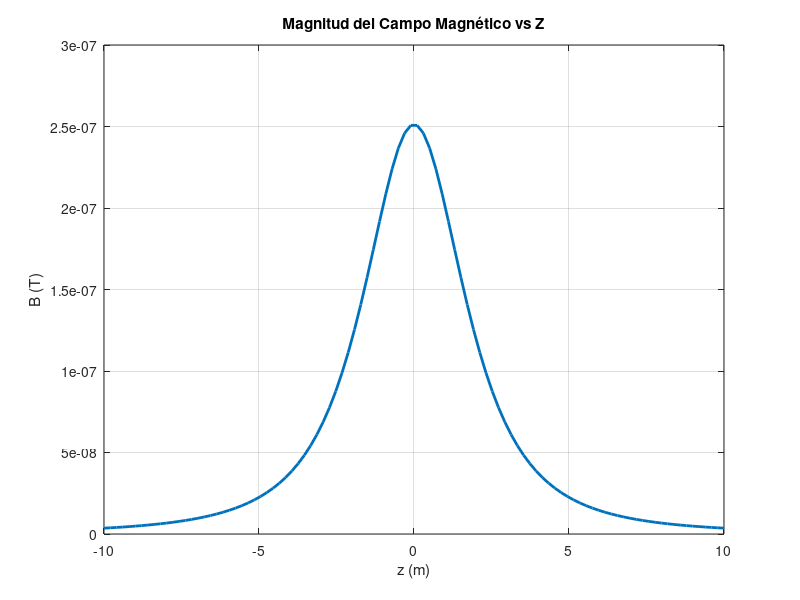

The MATLAB source for this figure:
% Grafica de la magnitud del campo magnetico
% Este código calcula y grafica la magnitud del campo magnético (B) generado por una corriente (I) que circula por una góndola circular de radio (R), en función de la posición vertical (z).
% Parámetros
mu0 = 4*pi*10^(-7); % Permeabilidad magnética del vacío (H/m)
I = 1; % Corriente (A)
R = 2.5; % Radio de la góndola (m)

% Valores de z
z = linspace(-10, 10, 100); % Rango de valores para z (m)

% Cálculo del campo magnético B
b = (mu0 * I * R^2) ./ (2 * (R^2 + z.^2).^(3/2)); % Campo magnético (T)

% Gráfica
plot(z, b, 'LineWidth', 2);
xlabel('z (m)');
ylabel('B (T)');
title('Magnitud del Campo Magnético vs Z');
grid on;

